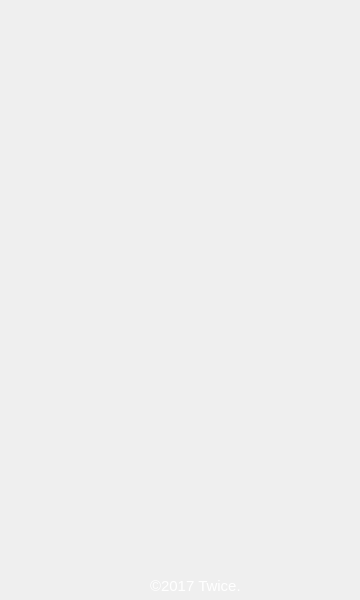
<?xml version="1.0" encoding="UTF-8"?>
<ui version="4.0">
 <class>Widget</class>
 <widget class="QWidget" name="Widget">
  <property name="geometry">
   <rect>
    <x>0</x>
    <y>0</y>
    <width>360</width>
    <height>600</height>
   </rect>
  </property>
  <property name="windowTitle">
   <string>Login...</string>
  </property>
  <widget class="QLabel" name="logoLabel">
   <property name="geometry">
    <rect>
     <x>30</x>
     <y>20</y>
     <width>301</width>
     <height>91</height>
    </rect>
   </property>
   <property name="text">
    <string>&lt;img src=&quot;qrc:/logo/normal&quot;/&gt;</string>
   </property>
  </widget>
  <widget class="QLabel" name="copyrightLabel">
   <property name="geometry">
    <rect>
     <x>150</x>
     <y>570</y>
     <width>121</width>
     <height>31</height>
    </rect>
   </property>
   <property name="font">
    <font>
     <family>Segoe UI</family>
     <pointsize>11</pointsize>
    </font>
   </property>
   <property name="styleSheet">
    <string notr="true">color:rgb(255, 255, 255)</string>
   </property>
   <property name="text">
    <string>©2017 Twice.</string>
   </property>
  </widget>
  <widget class="QPushButton" name="backButton">
   <property name="geometry">
    <rect>
     <x>140</x>
     <y>490</y>
     <width>91</width>
     <height>81</height>
    </rect>
   </property>
   <property name="styleSheet">
    <string notr="true">border:0px</string>
   </property>
   <property name="icon">
    <iconset resource="images.qrc">
     <normaloff>:/ico/back</normaloff>:/ico/back</iconset>
   </property>
   <property name="iconSize">
    <size>
     <width>80</width>
     <height>80</height>
    </size>
   </property>
  </widget>
 </widget>
 <layoutdefault spacing="6" margin="11"/>
 <resources>
  <include location="images.qrc"/>
 </resources>
 <connections/>
</ui>
